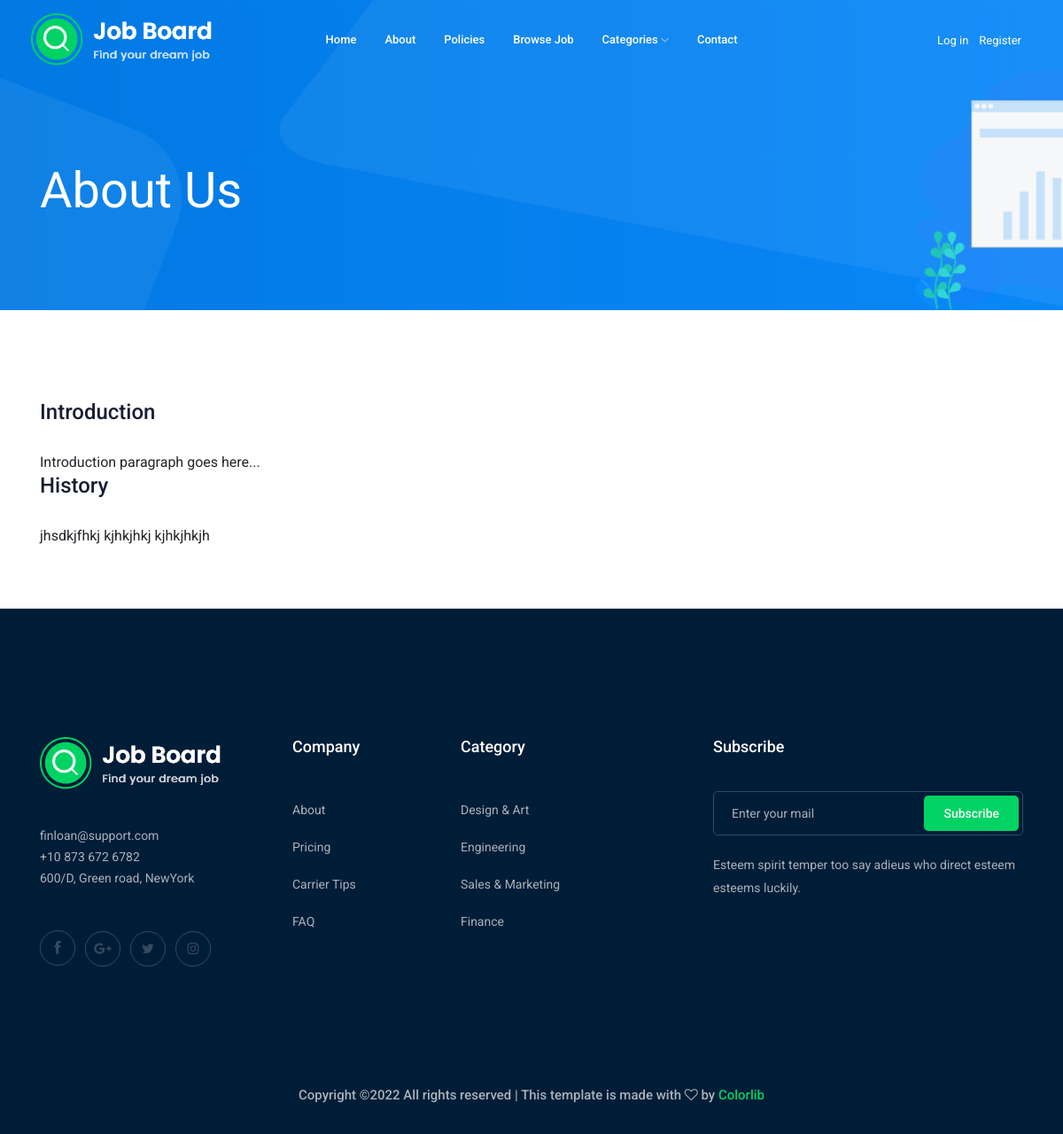
Page /info/about on the earlier database version.
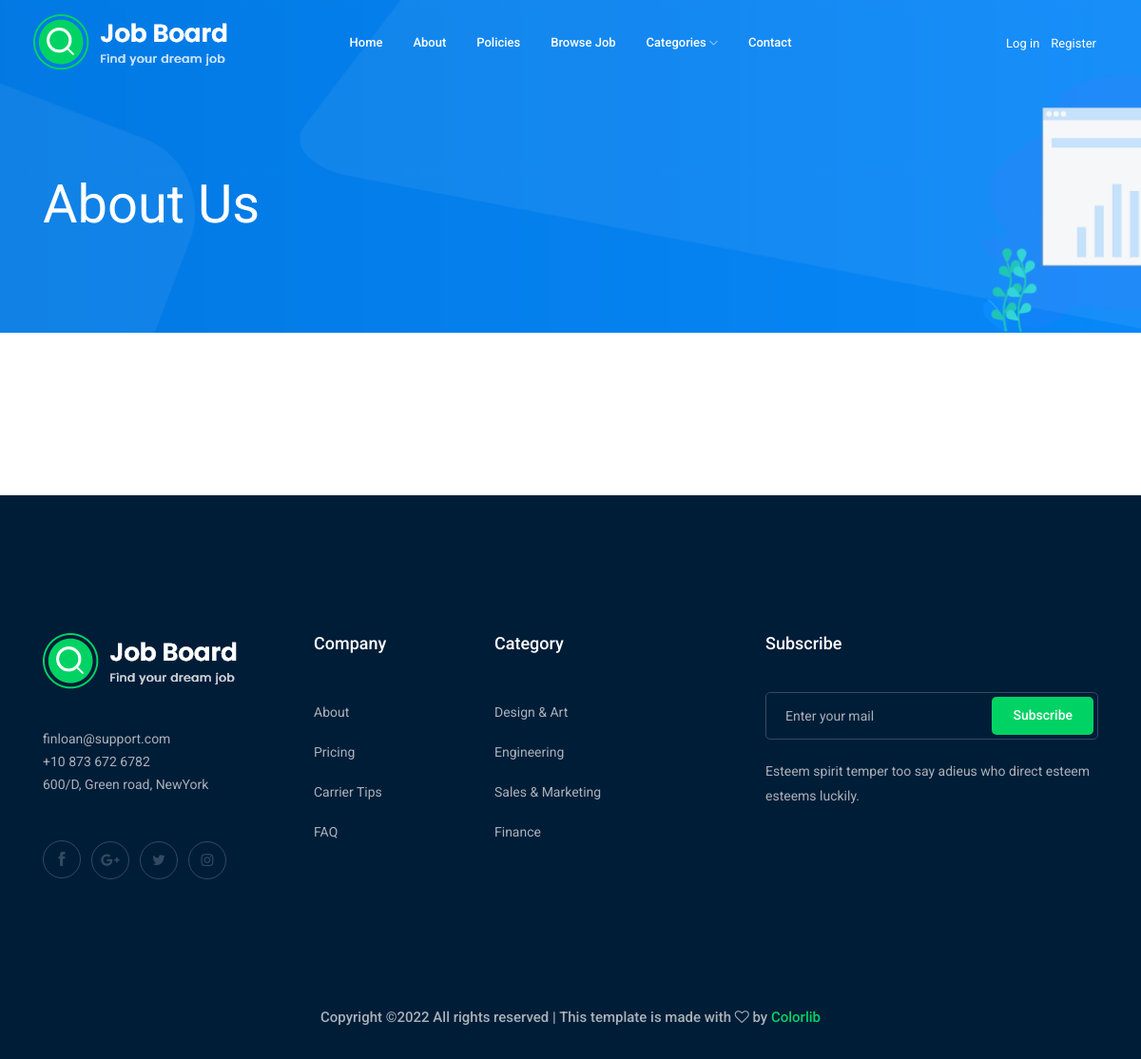
Same page on the later database version.
### information/models.py (models this page shows, shortened)
class Information(models.Model):
    section = models.ForeignKey(Section, on_delete=models.CASCADE)
    title = models.CharField(max_length=255)
    details = RichTextUploadingField()
    status = models.BooleanField(default='True')

### information/views.py (the view)
# urls.py: path('about', views.show_about, name='about'),
def show_about(request):
    about = Information.objects.filter(section__title='About')
    return render(request, 'about.html', {'about': about})

### organizations/context_processors.py (called while the page is built)
def get_categories(request):
    categories = Category.objects.all()
    return {'categories': categories}

### templates/about.html
{% extends 'base.html' %}
{% load static %}
{% block content %}
<div class="bradcam_area bradcam_bg_1">
    <div class="container">
        <div class="row">
            <div class="col-xl-12">
                <div class="bradcam_text">
                    <h3>About Us</h3>
                </div>
            </div>
        </div>
    </div>
</div>
<section class="sample-text-area">
    <div class="container box_1170">
        {% for ab in about %}
        <h3 class="text-heading">{{ ab.title }}</h3>
        {{ ab.details|safe }}
        {% endfor %}
    </div>
</section>
{% endblock %}

Differences in the rows shown:
no longer on this page (row edited): Information: title "Introduction", details "Introduction paragraph goes here..."
no longer on this page (row edited): Information: title "History", details "jhsdkjfhkj kjhkjhkj kjhkjhkjh"
